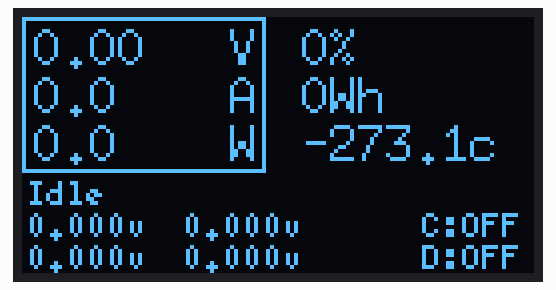
Simulated run of this sketch. Board: Arduino Nano, built with avr-gcc and run on an emulated ATmega328P. On the bench: 128×64 one-colour display. What the sketch prints to the serial monitor is not drawn.

Above: at 2.3 s.

The sketch:

smartBMSdisplay.ino
```cpp
// Xiaoxiang Smart BMS Display
// For Arduino Pro mini / Arduino Nano
// Code is based on a heavily modified version of: https://github.com/bres55/Smart-BMS-arduino-Reader

// This program reads data from the BMS via a secondary software serial port.
// It then prints it out to the computer via the arduino's main serial port.
// Additionally, it prints the important data to an OLED display.
// Note that the Display code only works for 4S batteries and will need to be heavily modified for other configurations.
// It shouldn't be too hard to modify this code to work with other display types as well,
// since the display code is mostly contained within its own subroutine.

#include <SoftwareSerial.h> // Second serial port for connecting to the BMS
#include <U8g2lib.h> // Needed for the display
#include <SPI.h> // Needed for the display

SoftwareSerial MySoftSerial(5, 6); // RX, TX
#define MySerial MySoftSerial

U8G2_SSD1306_128X64_NONAME_1_4W_HW_SPI u8g2(U8G2_R0, 10 /*CS*/, 4 /*DC*/, 8 /*RST*/);
// 2.42" SSD1309 SPI OLED Display

// Variables
String inString = ""; // string to hold input
int incomingByte, BalanceCode, Length, highbyte, lowbyte;
byte Mosfet_control, mosfetnow, BatteryConfigH, BatteryConfigL, bcl, bcln, bch, Checksum, switche;
uint8_t BYTE1, BYTE2, BYTE3, BYTE4, BYTE5, BYTE6, BYTE7, BYTE8, BYTE9, BYTE10;
uint8_t inInts[40], data[9];   // an array to hold incoming data, not seen any longer than 34 bytes, or 9
uint16_t a16bitvar;
float eresultf; //Cellv1, Cellv2, Cellv3, Cellv4, Cellv5, Cellv6, Cellv7, Cellv8,

// Global battery stat variables (For printing to displays)
float CellMin = 5; // Default value > max possible cell votlage
float CellMax = 0;
float Cellavg = 0;
float Celldiff=0;
float myCellVoltages[20] = {0,0,0,0,0,0,0,0,0,0,0,0,0,0,0,0,0,0,0,0};
int balancerStates[20] = {0,0,0,0,0,0,0,0,0,0,0,0,0,0,0,0,0,0,0,0};
int myNumCells = 0;
float PackVoltagef = 0;
float PackCurrentf = 0;
float RemainCapacityf = 0;
int RSOC = 0;
float Temp_probe_1f = 0;
float Temp_probe_2f = 0;
bool chargeFet = 0;
bool dischargeFet = 0;
bool cellOver = 0;
bool cellUnder = 0;
bool packOver = 0;
bool PackUnder = 0;
bool chargeOverTemp = 0;
bool chargeUnderTemp = 0;
bool dischargeOverTemp = 0;
bool dischargeUnderTemp = 0;
bool chargeOvercurrent = 0;
bool dischargeOvercurrent = 0;
bool shortCircuit = 0;
bool AFEerror = 0;

void setup() {
  MySerial.begin(9600);
  Serial.begin(250000);
  u8g2.begin();
  u8g2.setContrast(1); // 0-255 display brightness
}

void loop() {
  takeMeasurements();
  updateDisplay();
  delay(100);
}

// SUB ROUTINES ////////////////////////////////////////////////////////////////////////////////
void updateDisplay(void){
  u8g2.firstPage();
  do {

  // Power Meter
  u8g2.drawFrame(0,0,61,39);
  u8g2.setFont(u8g2_font_7x13_mf); // choose font
  u8g2.setCursor(3, 12);
  u8g2.print(PackVoltagef,2);
  u8g2.setCursor(52, 12);
  u8g2.print("V");
  u8g2.setCursor(3, 24);
  u8g2.print(PackCurrentf,1);
  u8g2.setCursor(52, 24);
  u8g2.print("A");
  u8g2.setCursor(3, 36);
  u8g2.print(PackVoltagef *PackCurrentf,1);
  u8g2.setCursor(52, 36);
  u8g2.print("W");

  //SOC Meter
  u8g2.setCursor(70, 12);
  float stateOfCharge = RSOC;
  u8g2.print(stateOfCharge,0);
  u8g2.print("%");
  u8g2.setCursor(70, 24);
  u8g2.print(RemainCapacityf*12.8,0);
  u8g2.print("Wh");
  u8g2.setCursor(70, 36);
  u8g2.print(Temp_probe_1f,1);
  u8g2.print("c");

  //Pack status
  u8g2.setFont(u8g2_font_5x8_mf); // choose font
  u8g2.setCursor(1, 47);
  if(AFEerror) u8g2.print(F("AFE ERROR"));
  else if(shortCircuit) u8g2.print(F("SHORT CIRCUIT"));
  else if(cellOver) u8g2.print(F("Cell Overvoltage"));
  else if(cellUnder) u8g2.print(F("Cell Undervoltage"));
  else if(packOver) u8g2.print(F("Pack Overvoltage"));
  else if(PackUnder) u8g2.print(F("Pack Undervoltage"));
  else if(chargeOverTemp) u8g2.print(F("Charge Overtemp"));
  else if(chargeUnderTemp) u8g2.print(F("Charge Undertemp"));
  else if(dischargeOverTemp) u8g2.print(F("Discharge Overtemp"));
  else if(dischargeUnderTemp) u8g2.print(F("Discharge Undertemp"));
  else if(chargeOvercurrent) u8g2.print(F("Charge Overcurrent"));
  else if(dischargeOvercurrent) u8g2.print(F("Discharge Overcurrent"));
  else if(PackCurrentf>0) u8g2.print(F("Charging"));
  else if(PackCurrentf<0) u8g2.print(F("Discharging"));
  else if(PackCurrentf==0) u8g2.print(F("Idle"));

  //Cell and MOSFET States
  u8g2.setCursor(1, 55);
  u8g2.print(myCellVoltages[0],3);
  u8g2.print("v");
  if(balancerStates[0]==1) u8g2.print("*");
  u8g2.setCursor(40, 55);
  u8g2.print(myCellVoltages[1],3);
  u8g2.print("v");
  if(balancerStates[1]==1) u8g2.print("*");
  u8g2.setCursor(100, 55);
  u8g2.print("C:");
  if(chargeFet)u8g2.print("ON");
  else u8g2.print("OFF");

  u8g2.setCursor(1, 63);
  u8g2.print(myCellVoltages[2],3);
  u8g2.print("v");
  if(balancerStates[2]==1) u8g2.print("*");
  u8g2.setCursor(40, 63);
  u8g2.print(myCellVoltages[3],3);
  u8g2.print("v");
  if(balancerStates[3]==1) u8g2.print("*");
  u8g2.setCursor(100, 63);
  u8g2.print("D:");
  if(dischargeFet)u8g2.print("ON");
  else u8g2.print("OFF");

  } while (u8g2.nextPage());
}

void takeMeasurements(void){
  Serial.println(".");
  Serial.println(".");
  Serial.println(".");
  write_request_start();// Found this helps timing issue, by saying hello, hello.
  write_request_end() ; // Or maybe it flushes out any rogue data.
  write_request_start();// Any way it works,
  write_request_end() ; // And accomodates long delays if you want them at the end

  // CELLS VOLTAGE 04 /////////////////////////////////////////////////////////////////////////////
  call_get_cells_v();      // requests cells voltage
  get_bms_feedback();     // returns with up to date, inString= chars, inInts[]= numbers, chksum in last 2 bytes
  //                       Length (length of data string)
  //  got cell voltages, bytes 0 and 1, its 16 bit, high and low
  //  go through and print them
  // Length = Length - 2;
  // print headings
  for (int i = 2; i < (Length + 1); i = i + 2) {
    Serial.print (" Cell ");
    Serial.print (i / 2);
    Serial.print("  ");
  }
  Serial.print (" CellMax "); // CellMax heading
  Serial.print("  ");
  Serial.print (" CellMin "); // CellMin heading
  Serial.print("  ");
  Serial.print (" Diff "); // diference heading
  Serial.print("  ");
  Serial.print ("  Avg "); // Average heading
  Serial.print("  ");
  myNumCells = Length/2;
  Serial.print (" NumCells:");
  Serial.print (myNumCells);
  Serial.println ("");
  // and the values
  Cellavg = 0;
  CellMax = 0;
  CellMin = 5;
  for (int i = 0; i < Length; i = i + 2) {
    highbyte = (inInts[i]);
    lowbyte = (inInts[i + 1]);
    uint16_t Cellnow = two_ints_into16(highbyte, lowbyte);
    float Cellnowf = Cellnow / 1000.0f; // convert to float
    myCellVoltages[i/2] = Cellnowf; // Update value in array
    Cellavg = Cellavg + Cellnowf;
    if (Cellnowf > CellMax) {   // get high and low
      CellMax = Cellnowf;
    }
    if (Cellnowf < CellMin) {
      CellMin = Cellnowf;
    }
    Serial.print(" ");
    Serial.print(Cellnowf, 3); // 3 decimal places
    Serial.print("   ");
  }
  Serial.print(" ");
  Serial.print(CellMax, 3); // 3 decimal places
  Serial.print("   ");
  Serial.print("   ");
  Serial.print(CellMin, 3); // 3 decimal places
  Serial.print("   ");
  Celldiff = CellMax - CellMin; // difference between highest and lowest
  Serial.print("   ");
  Serial.print(Celldiff, 3); // 3 decimal places
  Serial.print("   ");
  Cellavg = Cellavg / (Length / 2); // Average of Cells
  Serial.print(" ");
  Serial.print(Cellavg, 3); // 3 decimal places
  Serial.print("   ");


  // USING BASIC INFO 03 get //////////////////////////////////////////////////////////////////////
  //  CELL BALANCE... info
  call_Basic_info();      // requests basic info.
  get_bms_feedback();   // get that data, used to get BALANCE STATE byte 17 less 4, decimal=byte 13
  //  Serial.print(" BC= ");
  BalanceCode = inInts[13]; //  the 13th byte
  BalanceCode = Bit_Reverse( BalanceCode ) ; // reverse the bits, so they are in same order as cells
  //  Serial.print(BalanceCode, BIN); // works, but, loses leading zeros and get confusing on screen
  print_binary(BalanceCode, 8);// print balance state as binary, cell 1 on the right, cell 8 on left
  //                                    Reversed this. 1 on left, 8 on right
  Serial.print ("  Balancer States ");
  Serial.println(" ");

  // PACK VOLTAGE,, bytes 0 and 1, its 16 bit, high and low
  highbyte = (inInts[0]); // bytes 0 and 1
  lowbyte = (inInts[1]);
  uint16_t PackVoltage = two_ints_into16(highbyte, lowbyte);
  PackVoltagef = PackVoltage / 100.0f; // convert to float and leave at 2 dec places
  Serial.print("Pack Voltage = ");
  Serial.print(PackVoltagef);

  // CURRENT
  highbyte = (inInts[2]); // bytes 2 and 3
  lowbyte = (inInts[3]);
  int PackCurrent = two_ints_into16(highbyte, lowbyte);
  // uint16_t PackCurrent = two_ints_into16(highbyte, lowbyte);
  PackCurrentf = PackCurrent / 100.0f; // convert to float and leave at 2 dec places
  Serial.print("   Current = ");
  Serial.print(PackCurrentf);

  //REMAINING CAPACITY
  highbyte = (inInts[4]);
  lowbyte = (inInts[5]);
  uint16_t RemainCapacity = two_ints_into16(highbyte, lowbyte);
  RemainCapacityf = RemainCapacity / 100.0f; // convert to float and leave at 2 dec places
  Serial.print("   Remaining Capacity = ");
  Serial.print(RemainCapacityf);
  Serial.print("Ah");

  //RSOC
  RSOC = (inInts[19]);
  Serial.print("   RSOC = ");
  Serial.print(RSOC);
  Serial.print("%");

  //Temp probe 1
  highbyte = (inInts[23]);
  lowbyte = (inInts[24]);
  float Temp_probe_1 = two_ints_into16(highbyte, lowbyte);
  Temp_probe_1f = (Temp_probe_1 - 2731) / 10.00f; // convert to float and leave at 2 dec places
  Serial.println("");
  Serial.print("Temp probe 1 = ");
  Serial.print(Temp_probe_1f);
  Serial.print(" ");

  //Temp probe 2
  highbyte = (inInts[25]);
  lowbyte = (inInts[26]);
  float Temp_probe_2 = two_ints_into16(highbyte, lowbyte);
  Temp_probe_2f = (Temp_probe_2 - 2731) / 10.00f; // convert to float and leave at 2 dec places
  Serial.print("   Temp probe 2 = ");
  Serial.print(Temp_probe_2f);
  Serial.println(" ");

  // Mosfets
  chargeFet = inInts[20] & 1; //bit0
  dischargeFet = (inInts[20] >> 1) & 1; //bit1
  Serial.print(F("Mosfet Charge = "));
  Serial.print(chargeFet);
  Serial.print(F("  Mosfet DisCharge = "));
  Serial.println(dischargeFet);

  // Pack Protection states
  cellOver = (inInts[17] >> 0) & 1;
  cellUnder = (inInts[17] >> 1) & 1;
  packOver = (inInts[17] >> 2) & 1;
  PackUnder = (inInts[17] >> 3) & 1;
  chargeOverTemp = (inInts[17] >> 4) & 1;
  chargeUnderTemp = (inInts[17] >> 5) & 1;
  dischargeOverTemp = (inInts[17] >> 6) & 1;
  dischargeUnderTemp = (inInts[17] >> 7) & 1;
  chargeOvercurrent = (inInts[16] >> 0) & 1;
  dischargeOvercurrent = (inInts[16] >> 1) & 1;
  shortCircuit = (inInts[16] >> 2) & 1;
  AFEerror = (inInts[16] >> 3) & 1;

  Serial.print("Protection Status: ");
  Serial.print(cellOver);
  Serial.print(cellUnder);
  Serial.print(packOver);
  Serial.print(PackUnder);
  Serial.print(chargeOverTemp);
  Serial.print(chargeUnderTemp);
  Serial.print(dischargeOverTemp);
  Serial.print(dischargeUnderTemp);
  Serial.print(chargeOvercurrent);
  Serial.print(dischargeOvercurrent);
  Serial.print(shortCircuit);
  Serial.print(AFEerror);
  Serial.println("");

  inString = "";
  Length = 0;
}

//------------------------------------------------------------------------------------------
// Do not edit anything below this line
//------------------------------------------------------------------------------------------
//  uint16_t PackCurrent = two_ints_into16(highbyte, lowbyte);
uint16_t two_ints_into16(int highbyte, int lowbyte) // turns two bytes into a single long integer
{
  a16bitvar = (highbyte);
  a16bitvar <<= 8; //Left shift 8 bits,
  a16bitvar = (a16bitvar | lowbyte); //OR operation, merge the two
  return a16bitvar;
}
// ----------------------------------------------------------------------------------------------------
void call_Basic_info()
// total voltage, current, Residual capacity, Balanced state, MOSFET control status
{
  flush(); // flush first

  //  DD  A5 03 00  FF  FD  77
  // 221 165  3  0 255 253 119
  uint8_t data[7] = {221, 165, 3, 0, 255, 253, 119};
  MySerial.write(data, 7);
}
//--------------------------------------------------------------------------
void call_get_cells_v()
{
  flush(); // flush first

  // DD  A5  4 0 FF  FC  77
  // 221 165 4 0 255 252 119
  uint8_t data[7] = {221, 165, 4, 0, 255, 252, 119};
  MySerial.write(data, 7);
}
//--------------------------------------------------------------------------
void call_Hardware_info()
{
  flush(); // flush first

  //  DD  A5 05 00  FF  FB  77
  // 221 165  5  0 255 251 119
  uint8_t data[7] = {221, 165, 5, 0, 255, 251, 119};
  // uint8_t data[7] = {DD, A5, 05, 00, FF, FB, 77};
  MySerial.write(data, 7);
}
//--------------------------------------------------------------------------
void write_request_start()
{
  flush(); // flush first

  //   DD 5A 00  02 56  78  FF 30   77
  uint8_t data[9] = {221, 90, 0, 2, 86, 120, 255, 48, 119};
  MySerial.write(data, 9);
}
//----------------------------------------------------------------------------
void write_request_end()
{
  flush(); // flush first

  //   DD 5A 01  02 00 00   FF  FD 77
  uint8_t data[9] = {221, 90, 1, 2, 0, 0, 255, 253, 119};
  MySerial.write(data, 9);
}
//-------------------------------------------------------------------------
void eprom_read()   //BAR CODE
{
  flush(); // flush first
  //delay(5);
  // SENT CODE depends on WHAT IS REQD???
  //   DD  A5  A2 0  FF 5E  77...BAR CODE
  //  221 165 162 0 255 94 119
  // uint8_t data[7] = {221, 165, 162, 0, 255, 94, 119};
  uint8_t data[7] = {221, 165, 32, 0, 255, 224, 119};
  MySerial.write(data, 7);
}

//-------------------------------------------------------------------------
void eprom_end() // no need at mo
{
  flush(); // flush first
  // delay(5);
  //DD  A5  AA  0 FF  56  77
  //221 165 170 0 255 86  119
  // from eprom read
  uint8_t data[7] = {221, 165, 170, 0, 255, 86, 119};
  MySerial.write(data, 7);
}
//------------------------------------------------------------------------------
void flush()
{ // FLUSH
  delay(100); // give it a mo to settle, seems to miss occasionally without this
  while (MySerial.available() > 0)
  { MySerial.read();
  }
  delay(50); // give it a mo to settle, seems to miss occasionally without this
}
//--------------------------------------------------------------------------
void get_bms_feedback()  // returns with up to date, inString= chars, inInts= numbers, chksum in last 2 bytes
//                          Length
//                          Data only, exclude first 3 bytes
{
  inString = ""; // clear instring for new incoming
  delay(100); // give it a mo to settle, seems to miss occasionally without this
  if (MySerial.available() > 0) {
    {
      for (int i = 0; i < 4; i++)               // just get first 4 bytes
      {
        incomingByte = MySerial.read();
        if (i == 3)
        { // could look at 3rd byte, it's the ok signal
          Length = (incomingByte); // The fourth byte holds the length of data, excluding last 3 bytes checksum etc
          // Serial.print(" inc ");
          //Serial.print(incomingByte);
        }
        if (Length == 0) {
          Length = 1; // in some responses, length=0, dont want that, so, make Length=1
        }
      }
      //  Length = Length + 2; // want to get the checksum too, for writing back, saves calculating it later
      for (int i = 0; i < Length + 2; i++) { // get the checksum in last two bytes, just in case need later
        incomingByte = MySerial.read(); // get the rest of the data, how long it might be.
        inString += (char)incomingByte; // convert the incoming byte to a char and add it to the string
        inInts[i] = incomingByte;       // save incoming byte to array as int
      }
    }
  }
}
//-----------------------------------------------------------------------------------------------------
void print_binary(int v, int num_places) // prints integer in binary format, nibbles, with leading zeros
// altered a bit, but got from here,  https://phanderson.com/arduino/arduino_display.html
{
  Serial.println("");
  Serial.print("  ");
  int mask = 0, n;
  for (n = 1; n <= num_places; n++)
  {
    mask = (mask << 1) | 0x0001;
  }
  v = v & mask;  // truncate v to specified number of places
  int cellNum = 0;
  while (num_places)
  {
    if (v & (0x0001 << num_places - 1))
    {
      Serial.print("1        ");
      balancerStates[cellNum] = 1;
    }
    else
    {
      Serial.print("0        ");
      balancerStates[cellNum] = 0;
    }
    --num_places;
    if (((num_places % 4) == 0) && (num_places != 0))
    {
      Serial.print("");
    }
    cellNum++;
  }
}
//-----------------------------------------------------------------------------------------------------
byte Bit_Reverse( byte x )
// http://www.nrtm.org/index.php/2013/07/25/reverse-bits-in-a-byte/
{
  //          01010101  |         10101010
  x = ((x >> 1) & 0x55) | ((x << 1) & 0xaa);
  //          00110011  |         11001100
  x = ((x >> 2) & 0x33) | ((x << 2) & 0xcc);
  //          00001111  |         11110000
  x = ((x >> 4) & 0x0f) | ((x << 4) & 0xf0);
  return x;
}
```
